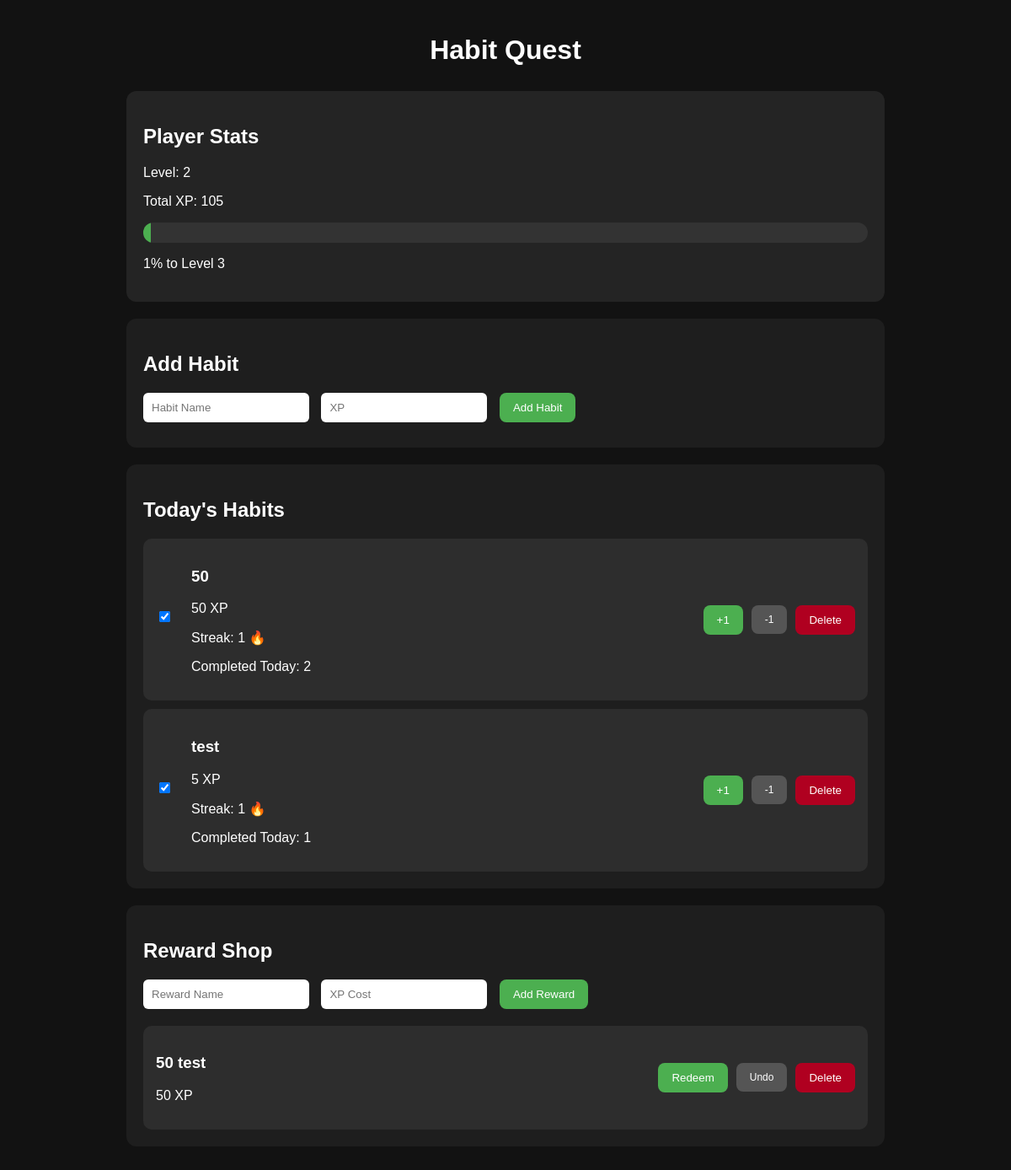
The page / on the database its author committed.
### tables this page shows
CREATE TABLE player (
            id INTEGER PRIMARY KEY,
            total_xp INTEGER DEFAULT 0,
            level INTEGER DEFAULT 1
        );

CREATE TABLE habits (
        id     INTEGER PRIMARY KEY AUTOINCREMENT,
        name   TEXT    NOT NULL,
        xp     INTEGER NOT NULL DEFAULT 10,
        streak INTEGER NOT NULL DEFAULT 0
    );

CREATE TABLE rewards (
            id INTEGER PRIMARY KEY AUTOINCREMENT,
            name TEXT NOT NULL,
            cost INTEGER NOT NULL
        );

### app.py (the view)
@app.route("/")
def home():
    db = get_db()
    raw_habits = db.execute("SELECT * FROM habits ORDER BY id DESC").fetchall()
    rewards    = db.execute("SELECT * FROM rewards ORDER BY cost ASC").fetchall()
    player     = db.execute("SELECT * FROM player WHERE id = 1").fetchone()
    habits = []
    for h in raw_habits:
        habits.append({
            "id":               h["id"],
            "name":             h["name"],
            "xp":               h["xp"],
            "streak":           h["streak"],
            "completions_today": completions_today(h["id"]),
        })
    current_level    = player["level"]
    current_xp       = player["total_xp"]
    previous_level_xp = ((current_level - 1) ** 2) * 100
    next_lvl_xp      = xp_for_next_level(current_level)
    progress         = current_xp - previous_level_xp
    needed           = next_lvl_xp - previous_level_xp
    progress_percent = int((progress / needed) * 100) if needed > 0 else 0
    return render_template(
        "index.html",
        habits=habits,
        rewards=rewards,
        player=player,
        progress_percent=progress_percent,
        next_level_xp=next_lvl_xp
    )

### app.py (called while the page is built)
def get_db():
    if "db" not in g:
        g.db = sqlite3.connect(DATABASE)
        g.db.row_factory = sqlite3.Row
        g.db.execute("PRAGMA journal_mode=WAL")  # NEW: prevents lock errors
    return g.db

def xp_for_next_level(level):
    return (level ** 2) * 100

def get_today():
    return date.today()

def completions_today(habit_id):
    db = get_db()
    today = get_today().isoformat()
    row = db.execute("""
        SELECT COUNT(*) AS cnt
        FROM habit_logs
        WHERE habit_id = ?
          AND date(timestamp) = ?
    """, (habit_id, today)).fetchone()
    return row["cnt"]

### templates/index.html (shortened to what this page needs)
<!DOCTYPE html>
<html lang="en">
<head>
    <link rel="stylesheet" href="{{ url_for('static', filename='style.css') }}">
</head>
<body>
<div class="container">
    <h1>Habit Quest</h1>
    <div class="stats-card">
        <h2>Player Stats</h2>
        <p>Level: {{ player.level }}</p>
        <p>Total XP: {{ player.total_xp }}</p>
        <div class="progress-container">
            <div
                class="progress-bar"
                data-progress="{{ progress_percent }}"
            ></div>
        </div>
        <p>{{ progress_percent }}% to Level {{ player.level + 1 }}</p>
    </div>
    <div class="section">
        <h2>Add Habit</h2>
        <form action="/add_habit" method="POST">
            <input type="text" name="name" placeholder="Habit Name" required>
            <input type="number" name="xp" placeholder="XP" required>
            <button type="submit">Add Habit</button>
        </form>
    </div>
    <div class="section">
        <h2>Today's Habits</h2>
        {% for habit in habits %}
        <div class="habit-card">
            <div class="habit-left">
                <form action="/complete/{{ habit.id }}" method="POST" id="complete-form-{{ habit.id }}">
                    <input
                        type="checkbox"
                        {% if habit.completions_today > 0 %}checked{% endif %}
                        onchange="document.getElementById('complete-form-{{ habit.id }}').submit()"
                    >
                </form>
                <div>
                    <h3>{{ habit.name }}</h3>
                    <p>{{ habit.xp }} XP</p>
                    <p>Streak: {{ habit.streak }} 🔥</p>
                    <p>Completed Today: {{ habit.completions_today }}</p>
                </div>
            </div>
            <div class="habit-actions">
                <form action="/complete/{{ habit.id }}" method="POST">
                    <button type="submit">+1</button>
                </form>
                <form action="/undo_habit/{{ habit.id }}" method="POST">
                    <button type="submit" class="undo-link">-1</button>
                </form>
                <form action="/delete_habit/{{ habit.id }}" method="POST"
                      onsubmit="return confirm('Delete {{ habit.name }}?')">
                    <button type="submit" class="delete-button">Delete</button>
                </form>
            </div>
        </div>
        {% endfor %}
    </div>
    <div class="section">
        <h2>Reward Shop</h2>
        <form action="/add_reward" method="POST">
            <input type="text" name="name" placeholder="Reward Name" required>
            <input type="number" name="cost" placeholder="XP Cost" required>
            <button type="submit">Add Reward</button>
        </form>
        {% for reward in rewards %}
        <div class="reward-card">
            <div>
                <h3>{{ reward.name }}</h3>
                <p>{{ reward.cost }} XP</p>
            </div>
            <div class="habit-actions">
                <form action="/redeem/{{ reward.id }}" method="POST">
                    <button type="submit">Redeem</button>
                </form>
                <form action="/undo_reward/{{ reward.id }}" method="POST">
                    <button type="submit" class="undo-link">Undo</button>
                </form>
                <form action="/delete_reward/{{ reward.id }}" method="POST"
                      onsubmit="return confirm('Delete {{ reward.name }}?')">
                    <button type="submit" class="delete-button">Delete</button>
                </form>
            </div>
        </div>
        {% endfor %}
    </div>
</div>
</body>
</html>

### static/style.css (style rules this page uses)
body { font-family: Arial, sans-serif; background: #121212; color: white; margin: 0; padding: 20px; }
.container { max-width: 900px; margin: auto; }
h1 { text-align: center; margin-bottom: 30px; }
.section { background: #1e1e1e; padding: 20px; border-radius: 12px; margin-bottom: 20px; }
.stats-card { background: #242424; padding: 20px; border-radius: 12px; margin-bottom: 20px; }
.habit-card, .reward-card { display: flex; justify-content: space-between; align-items: center; background: #2d2d2d; padding: 15px; border-radius: 10px; margin-top: 10px; }
.habit-left { display: flex; align-items: center; gap: 15px; }
.habit-actions { display: flex; gap: 10px; }
.progress-container { width: 100%; height: 24px; background: #333; border-radius: 12px; overflow: hidden; margin-top: 10px; margin-bottom: 10px; }
.progress-bar { height: 100%; background: #4caf50; transition: width 0.4s ease; }
button { background: #4caf50; color: white; border: none; padding: 10px 16px; border-radius: 8px; cursor: pointer; }
.delete-button { background: #b00020; }
input { padding: 10px; margin-right: 10px; margin-bottom: 10px; border-radius: 6px; border: none; }
.undo-link { background: #555; font-size: 12px; }

### rows shown on the page
player: level "2", total_xp "105", player.level+1 "3"
habits: name "50", xp "50", streak "1", completions_today "2"
habits: name "test", xp "5", streak "1", completions_today "1"
rewards: name "50 test", cost "50"

### other values the page prints
{{ progress_percent }} "1"
